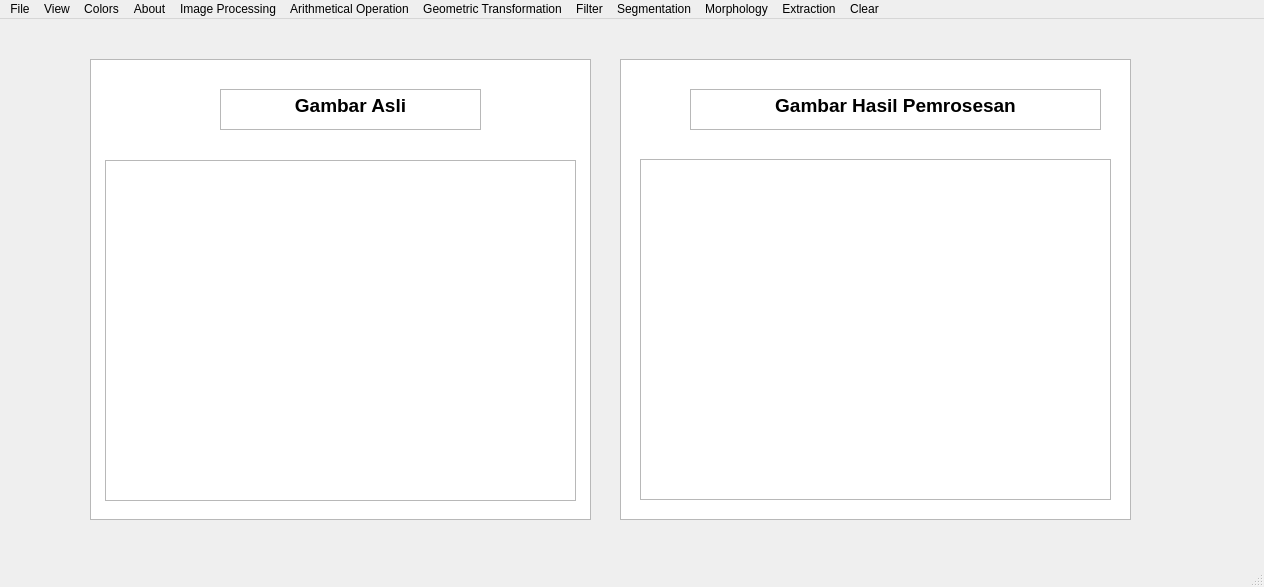
<?xml version="1.0" encoding="UTF-8"?>
<ui version="4.0">
 <class>MainWindow</class>
 <widget class="QMainWindow" name="MainWindow">
  <property name="geometry">
   <rect>
    <x>0</x>
    <y>0</y>
    <width>1264</width>
    <height>587</height>
   </rect>
  </property>
  <property name="windowTitle">
   <string>MainWindow</string>
  </property>
  <widget class="QWidget" name="centralwidget">
   <widget class="QTableWidget" name="tableWidget">
    <property name="geometry">
     <rect>
      <x>90</x>
      <y>40</y>
      <width>501</width>
      <height>461</height>
     </rect>
    </property>
   </widget>
   <widget class="QTableWidget" name="tableWidget_2">
    <property name="geometry">
     <rect>
      <x>620</x>
      <y>40</y>
      <width>511</width>
      <height>461</height>
     </rect>
    </property>
   </widget>
   <widget class="QGraphicsView" name="graphicsView">
    <property name="geometry">
     <rect>
      <x>105</x>
      <y>141</y>
      <width>471</width>
      <height>341</height>
     </rect>
    </property>
   </widget>
   <widget class="QGraphicsView" name="graphicsView_2">
    <property name="geometry">
     <rect>
      <x>640</x>
      <y>140</y>
      <width>471</width>
      <height>341</height>
     </rect>
    </property>
   </widget>
   <widget class="QTextEdit" name="textEdit">
    <property name="geometry">
     <rect>
      <x>220</x>
      <y>70</y>
      <width>261</width>
      <height>41</height>
     </rect>
    </property>
    <property name="html">
     <string>&lt;!DOCTYPE HTML PUBLIC &quot;-//W3C//DTD HTML 4.0//EN&quot; &quot;http://www.w3.org/TR/REC-html40/strict.dtd&quot;&gt;
&lt;html&gt;&lt;head&gt;&lt;meta name=&quot;qrichtext&quot; content=&quot;1&quot; /&gt;&lt;style type=&quot;text/css&quot;&gt;
p, li { white-space: pre-wrap; }
&lt;/style&gt;&lt;/head&gt;&lt;body style=&quot; font-family:'MS Shell Dlg 2'; font-size:8pt; font-weight:400; font-style:normal;&quot;&gt;
&lt;p align=&quot;center&quot; style=&quot; margin-top:12px; margin-bottom:12px; margin-left:0px; margin-right:0px; -qt-block-indent:0; text-indent:0px;&quot;&gt;&lt;span style=&quot; font-size:14pt; font-weight:600;&quot;&gt;Gambar Asli&lt;/span&gt;&lt;/p&gt;&lt;/body&gt;&lt;/html&gt;</string>
    </property>
   </widget>
   <widget class="QTextEdit" name="textEdit_2">
    <property name="geometry">
     <rect>
      <x>690</x>
      <y>70</y>
      <width>411</width>
      <height>41</height>
     </rect>
    </property>
    <property name="html">
     <string>&lt;!DOCTYPE HTML PUBLIC &quot;-//W3C//DTD HTML 4.0//EN&quot; &quot;http://www.w3.org/TR/REC-html40/strict.dtd&quot;&gt;
&lt;html&gt;&lt;head&gt;&lt;meta name=&quot;qrichtext&quot; content=&quot;1&quot; /&gt;&lt;style type=&quot;text/css&quot;&gt;
p, li { white-space: pre-wrap; }
&lt;/style&gt;&lt;/head&gt;&lt;body style=&quot; font-family:'MS Shell Dlg 2'; font-size:8pt; font-weight:400; font-style:normal;&quot;&gt;
&lt;p align=&quot;center&quot; style=&quot; margin-top:12px; margin-bottom:12px; margin-left:0px; margin-right:0px; -qt-block-indent:0; text-indent:0px;&quot;&gt;&lt;span style=&quot; font-size:14pt; font-weight:600;&quot;&gt;Gambar Hasil Pemrosesan&lt;/span&gt;&lt;/p&gt;&lt;/body&gt;&lt;/html&gt;</string>
    </property>
   </widget>
  </widget>
  <widget class="QMenuBar" name="menubar">
   <property name="geometry">
    <rect>
     <x>0</x>
     <y>0</y>
     <width>1264</width>
     <height>31</height>
    </rect>
   </property>
   <widget class="QMenu" name="menuFile">
    <property name="title">
     <string>File</string>
    </property>
    <addaction name="actionBuka"/>
    <addaction name="actionSimpan_Sebagai"/>
    <addaction name="actionKeluar"/>
   </widget>
   <widget class="QMenu" name="menuView">
    <property name="title">
     <string>View</string>
    </property>
    <widget class="QMenu" name="menuHistogram">
     <property name="title">
      <string>Histogram</string>
     </property>
     <addaction name="actionInput"/>
     <addaction name="actionOutput"/>
     <addaction name="actionInput_Output"/>
    </widget>
    <addaction name="separator"/>
    <addaction name="menuHistogram"/>
   </widget>
   <widget class="QMenu" name="menuColors">
    <property name="title">
     <string>Colors</string>
    </property>
    <widget class="QMenu" name="menuRGB_to_Greyscale">
     <property name="title">
      <string>RGB to Greyscale</string>
     </property>
     <addaction name="actionAverage"/>
     <addaction name="actionLightness"/>
     <addaction name="actionLuminance"/>
    </widget>
    <widget class="QMenu" name="menuRGB">
     <property name="title">
      <string>RGB</string>
     </property>
     <addaction name="actionKuning"/>
     <addaction name="actionOrange"/>
     <addaction name="actionCyan"/>
     <addaction name="actionPurple"/>
     <addaction name="actionGrey"/>
     <addaction name="actionCoklat"/>
     <addaction name="actionMerah"/>
    </widget>
    <widget class="QMenu" name="menuLinear">
     <property name="title">
      <string>Linear</string>
     </property>
     <addaction name="actionContrast"/>
     <addaction name="actionSaturation"/>
     <addaction name="actionBrightness"/>
    </widget>
    <widget class="QMenu" name="menuBit_Depth">
     <property name="title">
      <string>Bit  Depth</string>
     </property>
     <addaction name="action1_Bit"/>
     <addaction name="action2_Bit"/>
     <addaction name="action3_Bit"/>
     <addaction name="action4_Bit"/>
     <addaction name="action5_Bit"/>
     <addaction name="action6_Bit"/>
     <addaction name="action7_Bit"/>
    </widget>
    <addaction name="menuRGB"/>
    <addaction name="actionQuantization"/>
    <addaction name="menuRGB_to_Greyscale"/>
    <addaction name="menuLinear"/>
    <addaction name="actionGamma_Corection"/>
    <addaction name="actionLog_Brightness"/>
    <addaction name="menuBit_Depth"/>
    <addaction name="actionInvert"/>
   </widget>
   <widget class="QMenu" name="menuTentang">
    <property name="title">
     <string>About</string>
    </property>
    <addaction name="actionTentang_Aplikasi"/>
   </widget>
   <widget class="QMenu" name="menuImage_Processing">
    <property name="title">
     <string>Image Processing</string>
    </property>
    <addaction name="actionHistogram_Qualization"/>
    <addaction name="actionFuzzy_HE_RGB"/>
    <addaction name="actionFuzzy_Grayscale"/>
   </widget>
   <widget class="QMenu" name="menuArithmeticalOperation">
    <property name="title">
     <string>Arithmetical Operation</string>
    </property>
    <addaction name="actionArithmetical_Operation"/>
   </widget>
   <widget class="QMenu" name="menuTransformasi_Geometrik">
    <property name="title">
     <string>Geometric Transformation</string>
    </property>
    <addaction name="actionTranslate_Image"/>
    <addaction name="actionRotate_Image"/>
    <addaction name="actionFlip_Image"/>
    <addaction name="actionZoom_Image"/>
    <addaction name="actionCrop_Image"/>
   </widget>
   <widget class="QMenu" name="menuFilter">
    <property name="title">
     <string>Filter</string>
    </property>
    <widget class="QMenu" name="menuEdge_Detection_2">
     <property name="title">
      <string>Edge Detection</string>
     </property>
     <addaction name="actionSobel"/>
     <addaction name="actionPrewitt"/>
     <addaction name="actionCanny"/>
    </widget>
    <widget class="QMenu" name="menuGaussian_Blur">
     <property name="title">
      <string>Gaussian Blur</string>
     </property>
     <addaction name="actionGaussian_Blur_3x3"/>
     <addaction name="actionGaussian_Blur_5x5"/>
    </widget>
    <addaction name="actionIdentity"/>
    <addaction name="menuEdge_Detection_2"/>
    <addaction name="actionSharpen"/>
    <addaction name="menuGaussian_Blur"/>
    <addaction name="actionUnsharp_Masking"/>
    <addaction name="actionAverage_Filter"/>
    <addaction name="actionLow_Pass_Filter"/>
    <addaction name="actionHeigh_Pass_Filter"/>
    <addaction name="actionBandstop_Filter"/>
   </widget>
   <widget class="QMenu" name="menuSegmentation">
    <property name="title">
     <string>Segmentation</string>
    </property>
    <addaction name="actionRegion_growing"/>
    <addaction name="actionKMeans_clustering"/>
    <addaction name="actionWatershed_segmentation"/>
    <addaction name="actionGlobal_thresholding"/>
    <addaction name="actionAdaptive_thresholding"/>
   </widget>
   <widget class="QMenu" name="menuMorfologi">
    <property name="title">
     <string>Morphology</string>
    </property>
    <addaction name="actionErosion"/>
    <addaction name="actionDilation"/>
    <addaction name="actionOpening"/>
    <addaction name="actionClosing"/>
    <addaction name="actionHitormiss"/>
    <addaction name="actionThinning"/>
    <addaction name="actionSkeletonization"/>
    <addaction name="actionPruning"/>
   </widget>
   <widget class="QMenu" name="menuClear">
    <property name="title">
     <string>Clear</string>
    </property>
    <addaction name="actionClearOutput"/>
    <addaction name="actionClearAll"/>
   </widget>
   <widget class="QMenu" name="menuExtraction">
    <property name="title">
     <string>Extraction</string>
    </property>
    <addaction name="actionCitraWarnaRGB"/>
    <addaction name="actionTeksturdenganGLCM"/>
   </widget>
   <addaction name="menuFile"/>
   <addaction name="menuView"/>
   <addaction name="menuColors"/>
   <addaction name="menuTentang"/>
   <addaction name="menuImage_Processing"/>
   <addaction name="menuArithmeticalOperation"/>
   <addaction name="menuTransformasi_Geometrik"/>
   <addaction name="menuFilter"/>
   <addaction name="menuSegmentation"/>
   <addaction name="menuMorfologi"/>
   <addaction name="menuExtraction"/>
   <addaction name="menuClear"/>
  </widget>
  <widget class="QStatusBar" name="statusbar"/>
  <action name="actionBuka">
   <property name="text">
    <string>Open</string>
   </property>
  </action>
  <action name="actionSimpan_Sebagai">
   <property name="text">
    <string>Save As...</string>
   </property>
  </action>
  <action name="actionKeluar">
   <property name="text">
    <string>Exit</string>
   </property>
  </action>
  <action name="actionInput">
   <property name="text">
    <string>Input</string>
   </property>
  </action>
  <action name="actionOutput">
   <property name="text">
    <string>Output</string>
   </property>
  </action>
  <action name="actionInput_Output">
   <property name="text">
    <string>Input Output</string>
   </property>
  </action>
  <action name="actionKuning">
   <property name="text">
    <string>Kuning</string>
   </property>
  </action>
  <action name="actionOrange">
   <property name="text">
    <string>Orange</string>
   </property>
  </action>
  <action name="actionCyan">
   <property name="text">
    <string>Cyan</string>
   </property>
  </action>
  <action name="actionPurple">
   <property name="text">
    <string>Purple</string>
   </property>
  </action>
  <action name="actionGrey">
   <property name="text">
    <string>Grey</string>
   </property>
  </action>
  <action name="actionCoklat">
   <property name="text">
    <string>Coklat</string>
   </property>
  </action>
  <action name="actionMerah">
   <property name="text">
    <string>Merah</string>
   </property>
  </action>
  <action name="actionAverage">
   <property name="text">
    <string>Average</string>
   </property>
  </action>
  <action name="actionLightness">
   <property name="text">
    <string>Lightness</string>
   </property>
  </action>
  <action name="actionLuminance">
   <property name="text">
    <string>Luminance</string>
   </property>
  </action>
  <action name="actionContrast">
   <property name="text">
    <string>Contrast</string>
   </property>
  </action>
  <action name="actionBrightness_Contrast">
   <property name="text">
    <string>Brightness - Contrast</string>
   </property>
  </action>
  <action name="actionQuantization">
   <property name="text">
    <string>Quantization</string>
   </property>
  </action>
  <action name="actionLog_Brightness">
   <property name="text">
    <string>Log Brightness</string>
   </property>
  </action>
  <action name="actionGamma_Corection">
   <property name="text">
    <string>Negation</string>
   </property>
  </action>
  <action name="action1_Bit">
   <property name="text">
    <string>1 Bit</string>
   </property>
  </action>
  <action name="action2_Bit">
   <property name="text">
    <string>2 Bit</string>
   </property>
  </action>
  <action name="action3_Bit">
   <property name="text">
    <string>3 Bit</string>
   </property>
  </action>
  <action name="action4_Bit">
   <property name="text">
    <string>4 Bit</string>
   </property>
  </action>
  <action name="action5_Bit">
   <property name="text">
    <string>5 Bit</string>
   </property>
  </action>
  <action name="action6_Bit">
   <property name="text">
    <string>6 Bit</string>
   </property>
  </action>
  <action name="action7_Bit">
   <property name="text">
    <string>7 Bit</string>
   </property>
  </action>
  <action name="actionHistogram_Qualization">
   <property name="text">
    <string>Histogram Equalization</string>
   </property>
  </action>
  <action name="actionFuzzy_HE_RGB">
   <property name="text">
    <string>Fuzzy HE RGB</string>
   </property>
  </action>
  <action name="actionFuzzy_Grayscale">
   <property name="text">
    <string>Fuzzy Grayscale</string>
   </property>
  </action>
  <action name="actionArithmetical_Operation">
   <property name="text">
    <string>Arithmetical Operation</string>
   </property>
  </action>
  <action name="actionTranslate_Image">
   <property name="text">
    <string>Translate Image</string>
   </property>
  </action>
  <action name="actionRotate_Image">
   <property name="text">
    <string>Rotate Image</string>
   </property>
  </action>
  <action name="actionFlip_Image">
   <property name="text">
    <string>Flip Image</string>
   </property>
  </action>
  <action name="actionZoom_Image">
   <property name="text">
    <string>Zoom Image</string>
   </property>
  </action>
  <action name="actionCrop_Image">
   <property name="text">
    <string>Crop Image</string>
   </property>
  </action>
  <action name="actionRegion_growing">
   <property name="text">
    <string>Region Growing</string>
   </property>
  </action>
  <action name="actionKMeans_clustering">
   <property name="text">
    <string>K-Means Clustering</string>
   </property>
  </action>
  <action name="actionWatershed_segmentation">
   <property name="text">
    <string>Watershed Segmentation</string>
   </property>
  </action>
  <action name="actionGlobal_thresholding">
   <property name="text">
    <string>Global Thresholding</string>
   </property>
  </action>
  <action name="actionAdaptive_thresholding">
   <property name="text">
    <string>Adaptive Thresholding</string>
   </property>
  </action>
  <action name="actionErosion">
   <property name="text">
    <string>Erosion</string>
   </property>
  </action>
  <action name="actionDilation">
   <property name="text">
    <string>Dilation</string>
   </property>
  </action>
  <action name="actionOpening">
   <property name="text">
    <string>Opening</string>
   </property>
  </action>
  <action name="actionClosing">
   <property name="text">
    <string>Closing</string>
   </property>
  </action>
  <action name="actionHitormiss">
   <property name="text">
    <string>Hit or Miss</string>
   </property>
  </action>
  <action name="actionThinning">
   <property name="text">
    <string>Thinning</string>
   </property>
  </action>
  <action name="actionSkeletonization">
   <property name="text">
    <string>Skeletonization</string>
   </property>
  </action>
  <action name="actionPruning">
   <property name="text">
    <string>Pruning</string>
   </property>
  </action>
  <action name="actionIdentity">
   <property name="text">
    <string>Identity</string>
   </property>
  </action>
  <action name="actionSobel">
   <property name="text">
    <string>Sobel</string>
   </property>
  </action>
  <action name="actionPrewitt">
   <property name="text">
    <string>Prewitt</string>
   </property>
  </action>
  <action name="actionCanny">
   <property name="text">
    <string>Canny</string>
   </property>
  </action>
  <action name="actionSharpen">
   <property name="text">
    <string>Sharpen</string>
   </property>
  </action>
  <action name="actionGaussian_Blur_3x3">
   <property name="text">
    <string>Gaussian Blur 3x3</string>
   </property>
  </action>
  <action name="actionGaussian_Blur_5x5">
   <property name="text">
    <string>Gaussian Blur 5x5</string>
   </property>
  </action>
  <action name="actionUnsharp_Masking">
   <property name="text">
    <string>Unsharp Masking</string>
   </property>
  </action>
  <action name="actionAverage_Filter">
   <property name="text">
    <string>Average Filter</string>
   </property>
  </action>
  <action name="actionLow_Pass_Filter">
   <property name="text">
    <string>Low Pass Filter</string>
   </property>
  </action>
  <action name="actionHeigh_Pass_Filter">
   <property name="text">
    <string>Heigh Pass Filter</string>
   </property>
  </action>
  <action name="actionBandstop_Filter">
   <property name="text">
    <string>Bandstop Filter </string>
   </property>
  </action>
  <action name="actionManual">
   <property name="text">
    <string>Manual</string>
   </property>
  </action>
  <action name="actionOpenCV">
   <property name="text">
    <string>Open CV</string>
   </property>
  </action>
  <action name="actionSaturation">
   <property name="text">
    <string>Saturation</string>
   </property>
  </action>
  <action name="actionBrightness">
   <property name="text">
    <string>Brightness</string>
   </property>
  </action>
  <action name="actionInvert">
   <property name="text">
    <string>Invert</string>
   </property>
  </action>
  <action name="actionHistogram_Image">
   <property name="text">
    <string>Histogram Image</string>
   </property>
  </action>
  <action name="actionCitraWarnaRGB">
   <property name="text">
    <string>Citra Warna RGB</string>
   </property>
  </action>
  <action name="actionTeksturdenganGLCM">
   <property name="text">
    <string>Tekstur dengan GLCM</string>
   </property>
  </action>
  <action name="actionClearOutput">
   <property name="text">
    <string>Clear Output</string>
   </property>
  </action>
  <action name="actionClearAll">
   <property name="text">
    <string>Clear All</string>
   </property>
  </action>
  <action name="actionTentang_Aplikasi">
   <property name="text">
    <string>About App</string>
   </property>
  </action>
 </widget>
 <resources/>
 <connections/>
</ui>
